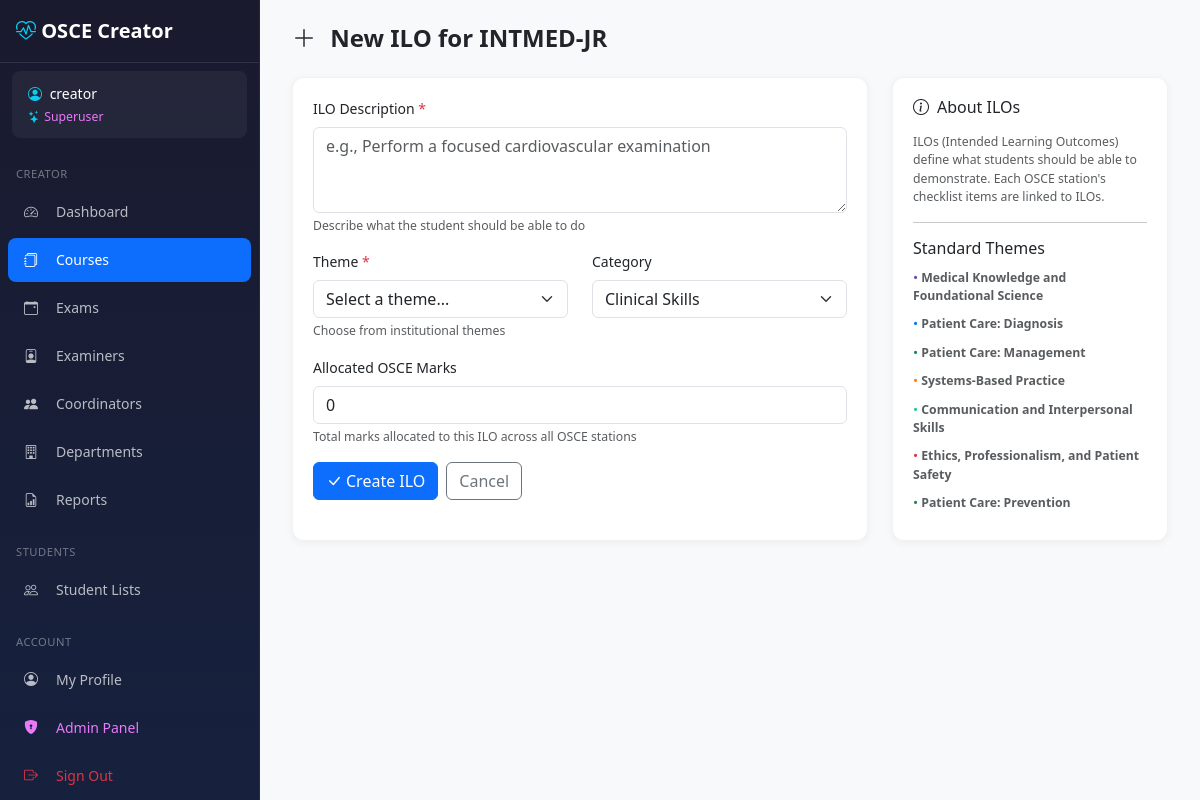
/creator/courses/9/ilos/new/ (signed in), run on the app's committed database.
### core/models/examiner.py (models this page shows, shortened)
class Examiner(AbstractBaseUser, PermissionsMixin, TimestampMixin):
    ROLE_EXAMINER    = 'examiner'
    ROLE_COORDINATOR = 'coordinator'
    ROLE_ADMIN       = 'admin'
    ROLE_CHOICES = [
        (ROLE_EXAMINER,    'Examiner'),
        (ROLE_COORDINATOR, 'Coordinator'),
        (ROLE_ADMIN,       'Admin'),
    ]
    POSITION_HEAD      = 'head'
    POSITION_RTA       = 'rta'
    POSITION_ORGANIZER = 'organizer'
    POSITION_CHOICES = [
        (POSITION_HEAD,      'Head'),
        (POSITION_RTA,       'RTA'),
        (POSITION_ORGANIZER, 'Organizer'),
    ]
    id = models.AutoField(primary_key=True)
    username = models.CharField(max_length=80, unique=True)
    email = models.EmailField(max_length=120, blank=True, default='')
    full_name = models.CharField(max_length=150)
    title = models.CharField(max_length=20, blank=True, default='')  # Dr., Prof.
    department = models.CharField(max_length=100, blank=True, default='')
    coordinator_department = models.ForeignKey(
        'core.Department',
        null=True, blank=True,
        on_delete=models.SET_NULL,
        related_name='coordinators',
        db_index=True,
    )
    coordinator_position = models.CharField(
        max_length=10,
        choices=POSITION_CHOICES,
        blank=True, default='',
    )
    role = models.CharField(max_length=20, choices=ROLE_CHOICES, default=ROLE_EXAMINER)
    is_active = models.BooleanField(default=True)
    is_staff = models.BooleanField(default=False)
    is_deleted = models.BooleanField(default=False)
    deleted_at = models.DateTimeField(null=True, blank=True)
    objects = ExaminerManager()
    USERNAME_FIELD = 'username'
    REQUIRED_FIELDS = ['full_name']
    class Meta:
        db_table = 'examiners'
        verbose_name = 'Examiner'
        verbose_name_plural = 'Examiners'
        constraints = [
            models.CheckConstraint(
                condition=models.Q(
                    models.Q(role='coordinator', _negated=True)
                ) | models.Q(coordinator_department__isnull=False),
                name='coordinator_must_have_department',
            ),
            models.CheckConstraint(
                condition=models.Q(
                    models.Q(role='coordinator', _negated=True)
                ) | ~models.Q(coordinator_position=''),
                name='coordinator_must_have_position',
            ),
            models.CheckConstraint(
                condition=models.Q(role='coordinator') | models.Q(
                    coordinator_department__isnull=True,
                    coordinator_position='',
                ),
                name='non_coordinator_no_dept_fields',
            ),
        ]
    @property
    def display_name(self):
        if self.title:
            return f"{self.title} {self.full_name}"
        return self.full_name

### core/models/course.py (models this page shows, shortened)
class Course(TimestampMixin):
    id = models.AutoField(primary_key=True)
    code = models.CharField(max_length=20, unique=True)
    short_code = models.CharField(max_length=20, blank=True, default='')
    name = models.CharField(max_length=100)
    description = models.TextField(blank=True, default='')
    year_level = models.IntegerField(default=1)
    department = models.ForeignKey(
        'core.Department',
        on_delete=models.SET_NULL,
        null=True, blank=True,
        related_name='courses',
        help_text='Department responsible for this course',
    )
    osce_mark = models.PositiveIntegerField(
        null=True, blank=True,
        help_text='Total OSCE mark for this course (entered manually, e.g. 50)',
    )
    class Meta:
        db_table = 'courses'

### core/models/theme.py (models this page shows, shortened)
class Theme(TimestampMixin):
    id = models.AutoField(primary_key=True)
    code = models.CharField(max_length=50, unique=True)
    name = models.CharField(max_length=200)
    description = models.TextField(blank=True, default='')
    color = models.CharField(max_length=7, default='#6c757d')
    icon = models.CharField(max_length=50, default='bi-circle')
    display_order = models.IntegerField(default=0)
    active = models.BooleanField(default=True)
    class Meta:
        db_table = 'themes'
        ordering = ['display_order']

### creator/views/courses.py (the view, shortened to what this page needs)
# urls.py: path('courses/<int:course_id>/ilos/new/', courses.ilo_create, name='ilo_create'),
@login_required
def ilo_create(request, course_id):
    course = get_object_or_404(Course, pk=course_id)
    themes = Theme.objects.filter(active=True).order_by('display_order')
    return render(request, 'creator/ilos/form.html', {
        'course': course,
        'ilo': None,
        'themes': themes,
    })

### templates/creator/ilos/form.html (shortened to what this page needs)
{% extends 'creator/base_creator.html' %}
{% block content %}
<div class="page-header">
    <h1>
        <i class="bi bi-{% if ilo %}pencil{% else %}plus-lg{% endif %} me-2"></i>
        {% if ilo %}Edit ILO {{ ilo.number }}{% else %}New ILO for {{ course.code }}{% endif %}
    </h1>
</div>
<div class="row">
    <div class="col-md-8">
        <div class="stat-card">
            <form method="POST">
                <div class="mb-3">
                    <label for="description" class="form-label">ILO Description <span class="text-danger">*</span></label>
                    <textarea class="form-control" id="description" name="description"
                              rows="3" required placeholder="e.g., Perform a focused cardiovascular examination">{% if ilo %}{{ ilo.description }}{% endif %}</textarea>
                    <div class="form-text">Describe what the student should be able to do</div>
                </div>
                <div class="row">
                    <div class="col-md-6">
                        <div class="mb-3">
                            <label for="theme_id" class="form-label">Theme <span class="text-danger">*</span></label>
                            <select class="form-select" id="theme_id" name="theme_id" required>
                                <option value="">Select a theme...</option>
                            </select>
                            <div class="form-text">Choose from institutional themes</div>
                        </div>
                    </div>
                    <div class="col-md-6">
                        <div class="mb-3">
                            <label for="category" class="form-label">Category</label>
                            <select class="form-select" id="category" name="category">
                                <option value="Clinical Skills" {% if not ilo or ilo.category == 'Clinical Skills' %}selected{% endif %}>Clinical Skills</option>
                            </select>
                        </div>
                    </div>
                </div>
                <div class="mb-3">
                    <label for="osce_marks" class="form-label">Allocated OSCE Marks</label>
                    <input type="number" class="form-control" id="osce_marks" name="osce_marks"
                           value="{% if ilo %}{{ ilo.osce_marks }}{% else %}0{% endif %}" min="0" max="100">
                    <div class="form-text">Total marks allocated to this ILO across all OSCE stations</div>
                </div>
                <div class="d-flex gap-2">
                    <button type="submit" class="btn btn-primary">
                        <i class="bi bi-check-lg me-1"></i>{% if ilo %}Update ILO{% else %}Create ILO{% endif %}
                    </button>
                    <a href="{% url 'creator:course_detail' course.id %}" class="btn btn-outline-secondary">Cancel</a>
                </div>
            </form>
        </div>
    </div>
    <div class="col-md-4">
        <div class="stat-card">
            <h6 class="mb-3"><i class="bi bi-info-circle me-2"></i>About ILOs</h6>
            <p class="text-muted small">
                ILOs (Intended Learning Outcomes) define what students should be able to demonstrate.
                Each OSCE station's checklist items are linked to ILOs.
            </p>
            <hr>
            <h6 class="mb-2">Standard Themes</h6>
            <ul class="small text-muted mb-0 list-unstyled">
                {% for theme in themes %}
                <li class="mb-2">
                    <span style="color: {{ theme.color }}; font-size: 1.1em;">&bull;</span>
                    <strong>{{ theme.name }}</strong>
                </li>
                {% endfor %}
            </ul>
        </div>
    </div>
</div>
{% endblock %}

### templates/creator/base_creator.html (shortened to what this page needs)
{% load static %}
<!DOCTYPE html>
<html lang="en">
<head>
    <link href="https://cdn.jsdelivr.net/npm/bootstrap@5.3.2/dist/css/bootstrap.min.css" rel="stylesheet">
    <link href="https://cdn.jsdelivr.net/npm/bootstrap-icons@1.11.1/font/bootstrap-icons.css" rel="stylesheet">
    <link href="{% static 'css/creator.css' %}" rel="stylesheet">
</head>
<body>
    <nav id="creatorSidebar"
         class="sidebar offcanvas-lg offcanvas-start"
         tabindex="-1"
         aria-labelledby="sidebarLabel">
        <div class="offcanvas-body d-flex flex-column p-0">
            <div class="brand d-none d-lg-block">
                <i class="bi bi-heart-pulse"></i> OSCE Creator
            </div>
            {% if user.is_authenticated %}
            <div class="user-info">
                <div><i class="bi bi-person-circle me-1"></i> <span class="user-name">{{ user.display_name|default:user.username }}</span></div>
                <small class="d-block mt-1">
                    {% if user.is_superuser %}
                    <span style="color:#e879f9;"><i class="bi bi-stars me-1"></i>Superuser</span>
                    {% elif user.role == 'admin' %}
                    <span style="color:#f0c040;"><i class="bi bi-shield-fill me-1"></i>Admin</span>
                    {% else %}
                    <span class="text-muted">Examiner</span>
                    {% endif %}
                </small>
            </div>
            {% endif %}
            <div class="nav-section">Creator</div>
            <ul class="nav flex-column">
                <li class="nav-item">
                    <a class="nav-link {% if '/creator/' in request.path and request.path == '/creator/' or request.path == '/creator' %}active{% endif %}"
                       href="{% url 'creator:dashboard' %}">
                        <i class="bi bi-speedometer2"></i> Dashboard
                    </a>
                </li>
                <li class="nav-item">
                    <a class="nav-link {% if '/creator/courses' in request.path %}active{% endif %}"
                       href="{% url 'creator:course_list' %}">
                        <i class="bi bi-journals"></i> Courses
                    </a>
                </li>
                <li class="nav-item">
                    <a class="nav-link {% if '/creator/exams' in request.path %}active{% endif %}"
                       href="{% url 'creator:exam_list' %}">
                        <i class="bi bi-calendar-event"></i> Exams
                    </a>
                </li>
                <li class="nav-item">
                    <a class="nav-link {% if '/creator/examiners' in request.path %}active{% endif %}"
                       href="{% url 'creator:examiner_list' %}">
                        <i class="bi bi-person-badge"></i> Examiners
                    </a>
                </li>
                {% if user.is_superuser or user.role == 'admin' %}
                <li class="nav-item">
                    <a class="nav-link {% if '/creator/coordinators' in request.path %}active{% endif %}"
                       href="{% url 'creator:coordinator_list' %}">
                        <i class="bi bi-people-fill"></i> Coordinators
                    </a>
                </li>
                <li class="nav-item">
                    <a class="nav-link {% if '/creator/departments' in request.path %}active{% endif %}"
                       href="{% url 'creator:department_list' %}">
                        <i class="bi bi-building"></i> Departments
                    </a>
                </li>
                {% endif %}
                <li class="nav-item">
                    <a class="nav-link {% if '/creator/reports' in request.path %}active{% endif %}"
                       href="{% url 'creator:reports_index' %}">
                        <i class="bi bi-file-earmark-bar-graph"></i> Reports
                    </a>
                </li>
            </ul>
            {% if perms.core.can_view_student_list %}
            <div class="nav-section">Students</div>
            <ul class="nav flex-column">
                <li class="nav-item">
                    <a class="nav-link {% if request.path == '/creator/students/' %}active{% endif %}" href="{% url 'creator:student_list' %}">
                        <i class="bi bi-people"></i> Student Lists
                    </a>
                </li>
            </ul>
            {% endif %}
            <div class="mt-auto">
                <div class="nav-section">Account</div>
                <ul class="nav flex-column mb-3">
                    <li class="nav-item">
                        <a class="nav-link {% if request.path == '/profile/' %}active{% endif %}" href="{% url 'profile' %}">
                            <i class="bi bi-person-circle"></i> My Profile
                        </a>
                    </li>
                    {% if user.is_staff %}
                    <li class="nav-item">
                        <form method="POST" action="{% url 'admin_gateway' %}" id="admin-gateway-form">
                            <button type="submit" class="nav-link w-100 text-start border-0 bg-transparent"
                                    style="color:#e879f9;">
                                <i class="bi bi-shield-lock-fill"></i> Admin Panel
                            </button>
                        </form>
                    </li>
                    {% endif %}
                    <li class="nav-item">
                        <a class="nav-link text-danger" href="{% url 'creator:logout' %}">
                            <i class="bi bi-box-arrow-right"></i> Sign Out
                        </a>
                    </li>
                </ul>
            </div>
        </div>
    </nav>
    <main class="main-content">
        <div class="toast-container position-fixed top-0 end-0 p-3" style="z-index: 9999;">
        </div>
        {% block content %}{% endblock %}
    </main>
</body>
</html>

### data on the page
Examiner: display_name "creator"
Course: code "INTMED-JR"
Theme: name "Medical Knowledge and Foundational Science"
Theme: name "Patient Care: Diagnosis"
Theme: name "Patient Care: Management"
Theme: name "Systems-Based Practice"
Theme: name "Communication and Interpersonal Skills"
Theme: name "Ethics, Professionalism, and Patient Safety"
Theme: name "Patient Care: Prevention"
